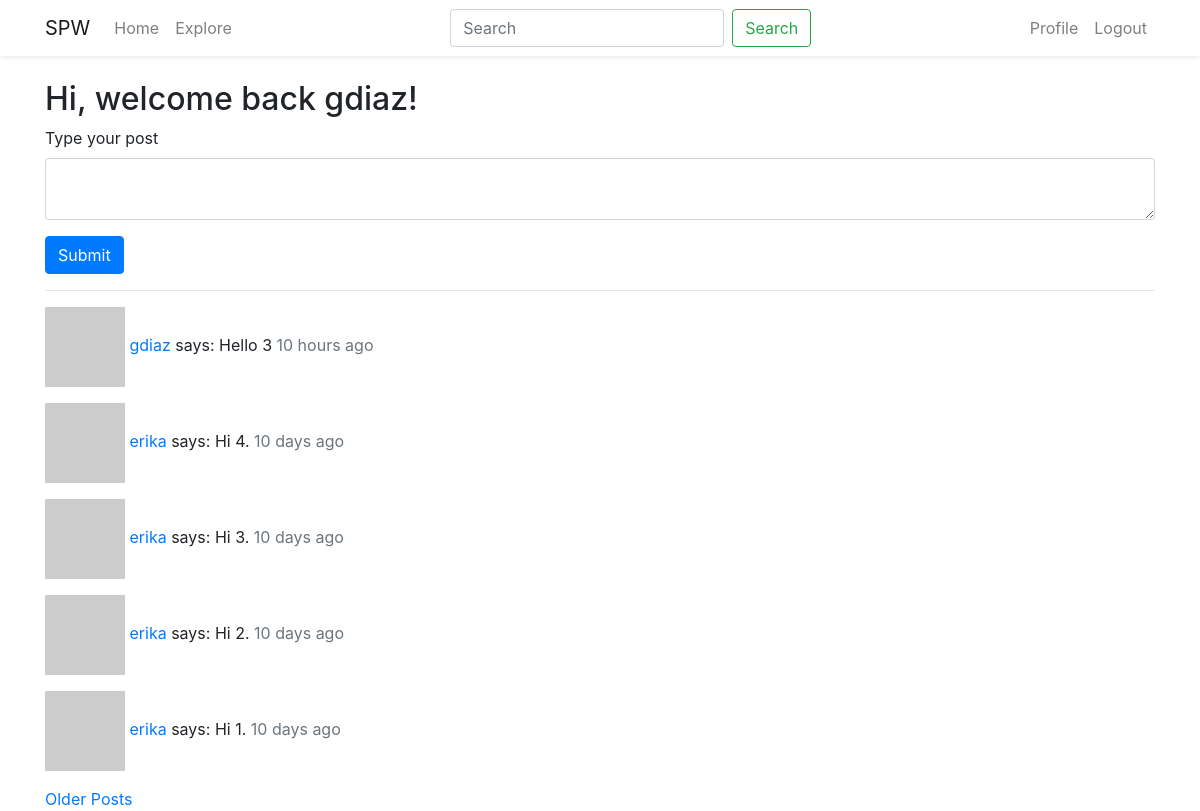
Before: /index (signed in) with the older database file.
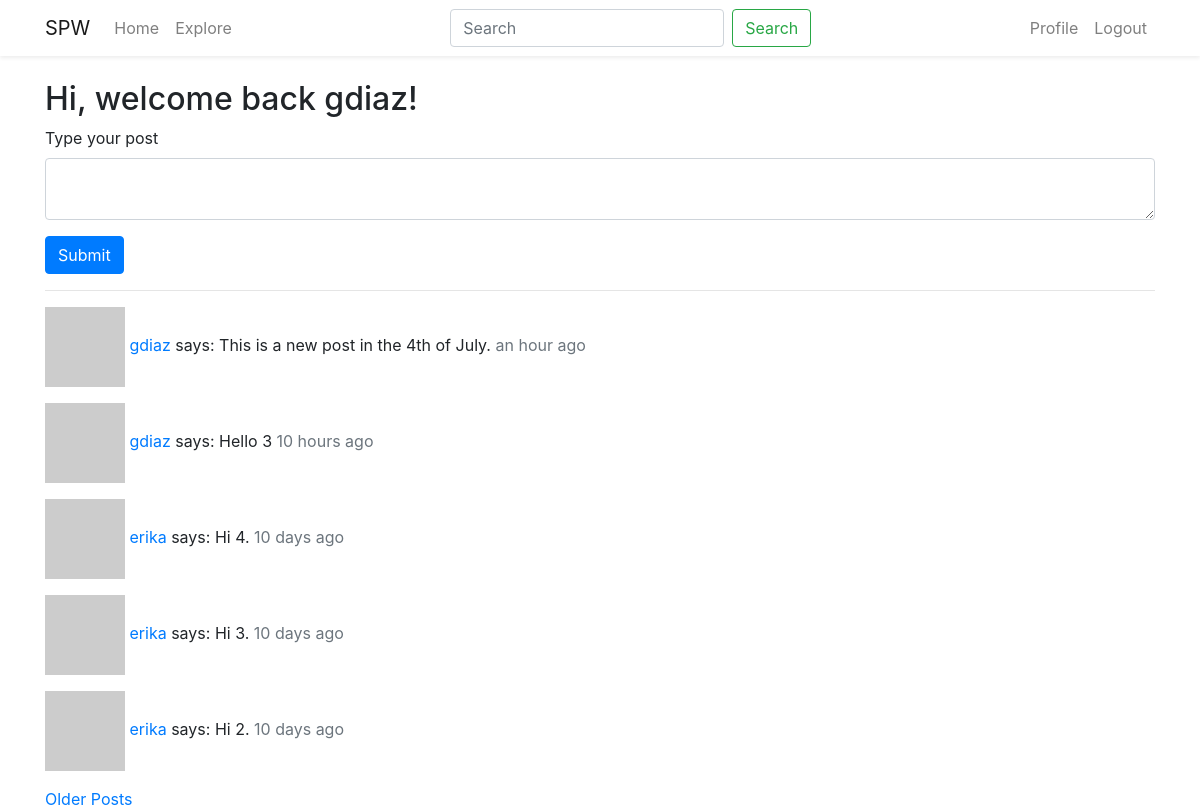
After: the same page with the newer database file.
### src/models.py (models this page shows, shortened)
class Post(db.Model):
    id = db.Column(db.Integer, primary_key=True)
    body = db.Column(db.String(140))
    timestamp = db.Column(db.DateTime, index=True, default=datetime.utcnow)
    user_id = db.Column(db.Integer, db.ForeignKey('user.id'))

class User(UserMixin, db.Model):
    id = db.Column(db.Integer, primary_key=True)
    username = db.Column(db.String(64), index=True, unique=True)
    email = db.Column(db.String(128), index=True, unique=True)
    password_hash = db.Column(db.String(128))
    posts = db.relationship('Post', backref='author', lazy='dynamic')
    about_me = db.Column(db.String(140))
    last_seen = db.Column(db.DateTime, default=datetime.utcnow)
    following = db.relationship(
        'User', secondary=followers,
        primaryjoin=(followers.c.follower_id == id),
        secondaryjoin=(followers.c.following_id == id),
        backref=db.backref('followers', lazy='dynamic'),
        lazy='dynamic',
    )
    def posts_im_following(self):
        posts_i_follow = Post.query.join(
            followers, (followers.c.following_id == Post.user_id)).filter(
            followers.c.follower_id == self.id)
        return posts_i_follow.union(self.posts).order_by(Post.timestamp.desc())
    def avatar(self, size):
        digest = md5(self.email.lower().encode('utf-8')).hexdigest()
        return f"https://www.gravatar.com/avatar/{digest}?d=robohash&s={size}"

### src/routes.py (the view)
@app.route('/', methods=['GET', 'POST'])
@app.route('/index', methods=['GET', 'POST'])
@login_required
def index():
    form = PostForm()
    if form.validate_on_submit():
        post = Post(body=form.post.data, author=current_user)
        db.session.add(post)
        db.session.commit()
        return redirect(url_for('index'))
    page = request.args.get('page', 1, type=int)
    posts = current_user.posts_im_following().paginate(
        page=page,
        per_page=app.config['POST_PER_PAGE'],
        error_out=False,
    )
    next_page = url_for('index', page=posts.next_num) if posts.has_next else None
    prev_page = url_for('index', page=posts.prev_num) if posts.has_prev else None
    return render_template('index.html', title='Home', form=form, posts=posts.items, next_page=next_page,
                           prev_page=prev_page)

### src/forms.py
class PostForm(FlaskForm):
    post = TextAreaField('Type your post', validators=[
        DataRequired(),
        Length(min=1, max=256),
    ])
    submit = SubmitField('Submit')

### src/models.py (called while the page is built)
@login.user_loader
def load_user(idx):
    return User.query.get(int(idx))

### src/routes.py (called while the page is built)
@app.before_request
def before_request():
    if current_user.is_authenticated:
        current_user.last_seen = datetime.utcnow()
        db.session.commit()

### src/templates/index.html (shortened to what this page needs)
{% extends "base.html" %}
{% block content %}
    {% if title == 'Explore' %}
        <h2> Explore All Posts! </h2>
    {% else %}
        <h2> Hi, welcome back {{ current_user.username }}! </h2>
    {% endif %}
    {% if form %}
        <form action="" method="POST">
            <div class="form-group">
                {{ form.post.label }}<br>
                {{ form.post(class_="form-control") }}
            </div>
            {{ form.submit(class_="btn btn-primary") }}
        </form>
    {% endif %}
    <hr>
    {% for post in posts %}
        {% include "includes/_post.html" %}
    {% endfor %}
    {% if next_page %}
        <a href="{{ next_page }}">Older Posts</a>
    {% endif %}
{% endblock %}

### src/templates/includes/_post.html
<p>
    <img src="{{ post.author.avatar(36) }}" alt="Profile Image">
    <a href="{{ url_for('user', username=post.author.username) }}">
        {{ post.author.username }}
    </a>
    says: {{ post.body }} <span class="text-muted">{{ moment(post.timestamp).fromNow() }}</span>
</p>

Changed rows visible on the page:
no longer on this page (row unchanged): Post: author.username "erika", body "Hi 1.", timestamp "10 days ago"
added Post: author.username "gdiaz", body "This is a new post in the 4th of July.", timestamp "an hour ago"
